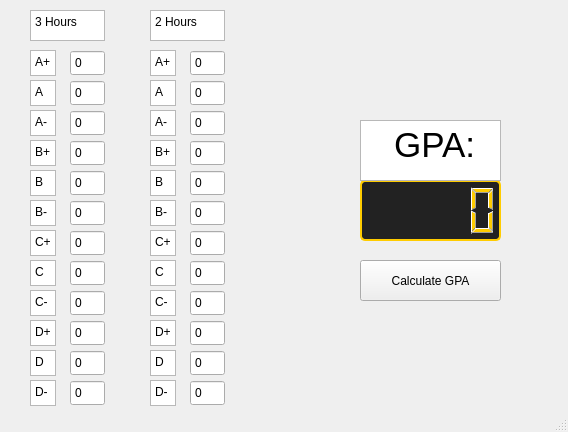
<?xml version="1.0" encoding="UTF-8"?>
<ui version="4.0">
 <class>MainWindow</class>
 <widget class="QMainWindow" name="MainWindow">
  <property name="geometry">
   <rect>
    <x>0</x>
    <y>0</y>
    <width>568</width>
    <height>432</height>
   </rect>
  </property>
  <property name="windowTitle">
   <string>MainWindow</string>
  </property>
  <widget class="QWidget" name="centralwidget">
   <widget class="QLCDNumber" name="lcdNumber">
    <property name="geometry">
     <rect>
      <x>360</x>
      <y>180</y>
      <width>141</width>
      <height>61</height>
     </rect>
    </property>
    <property name="styleSheet">
     <string notr="true">QLCDNumber {
    background-color: #222222;
    color: #ffcc00;
    border: 2px solid #ffcc00;
    border-radius: 5px;
}

QLCDNumber::segment {
    background-color: #ffcc00;
}

QLCDNumber::segment:disabled {
    background-color: #333333;
}

QLCDNumber::indicator {
    background-color: #ffcc00;
}

QLCDNumber::indicator:disabled {
    background-color: #333333;
}</string>
    </property>
   </widget>
   <widget class="QTextBrowser" name="textBrowser">
    <property name="geometry">
     <rect>
      <x>360</x>
      <y>120</y>
      <width>141</width>
      <height>61</height>
     </rect>
    </property>
    <property name="html">
     <string>&lt;!DOCTYPE HTML PUBLIC &quot;-//W3C//DTD HTML 4.0//EN&quot; &quot;http://www.w3.org/TR/REC-html40/strict.dtd&quot;&gt;
&lt;html&gt;&lt;head&gt;&lt;meta name=&quot;qrichtext&quot; content=&quot;1&quot; /&gt;&lt;meta charset=&quot;utf-8&quot; /&gt;&lt;style type=&quot;text/css&quot;&gt;
p, li { white-space: pre-wrap; }
hr { height: 1px; border-width: 0; }
li.unchecked::marker { content: &quot;\2610&quot;; }
li.checked::marker { content: &quot;\2612&quot;; }
&lt;/style&gt;&lt;/head&gt;&lt;body style=&quot; font-family:'Segoe UI'; font-size:9pt; font-weight:400; font-style:normal;&quot;&gt;
&lt;p style=&quot; margin-top:0px; margin-bottom:0px; margin-left:0px; margin-right:0px; -qt-block-indent:0; text-indent:0px;&quot;&gt;&lt;span style=&quot; font-size:26pt;&quot;&gt;   GPA:&lt;/span&gt;&lt;/p&gt;&lt;/body&gt;&lt;/html&gt;</string>
    </property>
   </widget>
   <widget class="QSpinBox" name="spinBox">
    <property name="geometry">
     <rect>
      <x>70</x>
      <y>50</y>
      <width>35</width>
      <height>26</height>
     </rect>
    </property>
    <property name="buttonSymbols">
     <enum>QAbstractSpinBox::NoButtons</enum>
    </property>
   </widget>
   <widget class="QSpinBox" name="spinBox_2">
    <property name="geometry">
     <rect>
      <x>70</x>
      <y>80</y>
      <width>35</width>
      <height>26</height>
     </rect>
    </property>
    <property name="buttonSymbols">
     <enum>QAbstractSpinBox::NoButtons</enum>
    </property>
   </widget>
   <widget class="QSpinBox" name="spinBox_3">
    <property name="geometry">
     <rect>
      <x>70</x>
      <y>110</y>
      <width>35</width>
      <height>26</height>
     </rect>
    </property>
    <property name="buttonSymbols">
     <enum>QAbstractSpinBox::NoButtons</enum>
    </property>
   </widget>
   <widget class="QSpinBox" name="spinBox_4">
    <property name="geometry">
     <rect>
      <x>70</x>
      <y>140</y>
      <width>35</width>
      <height>26</height>
     </rect>
    </property>
    <property name="buttonSymbols">
     <enum>QAbstractSpinBox::NoButtons</enum>
    </property>
   </widget>
   <widget class="QSpinBox" name="spinBox_5">
    <property name="geometry">
     <rect>
      <x>70</x>
      <y>170</y>
      <width>35</width>
      <height>26</height>
     </rect>
    </property>
    <property name="buttonSymbols">
     <enum>QAbstractSpinBox::NoButtons</enum>
    </property>
   </widget>
   <widget class="QSpinBox" name="spinBox_6">
    <property name="geometry">
     <rect>
      <x>70</x>
      <y>200</y>
      <width>35</width>
      <height>26</height>
     </rect>
    </property>
    <property name="buttonSymbols">
     <enum>QAbstractSpinBox::NoButtons</enum>
    </property>
   </widget>
   <widget class="QSpinBox" name="spinBox_7">
    <property name="geometry">
     <rect>
      <x>70</x>
      <y>230</y>
      <width>35</width>
      <height>26</height>
     </rect>
    </property>
    <property name="buttonSymbols">
     <enum>QAbstractSpinBox::NoButtons</enum>
    </property>
   </widget>
   <widget class="QSpinBox" name="spinBox_8">
    <property name="geometry">
     <rect>
      <x>70</x>
      <y>260</y>
      <width>35</width>
      <height>26</height>
     </rect>
    </property>
    <property name="buttonSymbols">
     <enum>QAbstractSpinBox::NoButtons</enum>
    </property>
   </widget>
   <widget class="QSpinBox" name="spinBox_9">
    <property name="geometry">
     <rect>
      <x>70</x>
      <y>290</y>
      <width>35</width>
      <height>26</height>
     </rect>
    </property>
    <property name="buttonSymbols">
     <enum>QAbstractSpinBox::NoButtons</enum>
    </property>
   </widget>
   <widget class="QSpinBox" name="spinBox_10">
    <property name="geometry">
     <rect>
      <x>70</x>
      <y>320</y>
      <width>35</width>
      <height>26</height>
     </rect>
    </property>
    <property name="buttonSymbols">
     <enum>QAbstractSpinBox::NoButtons</enum>
    </property>
   </widget>
   <widget class="QSpinBox" name="spinBox_11">
    <property name="geometry">
     <rect>
      <x>70</x>
      <y>350</y>
      <width>35</width>
      <height>26</height>
     </rect>
    </property>
    <property name="buttonSymbols">
     <enum>QAbstractSpinBox::NoButtons</enum>
    </property>
   </widget>
   <widget class="QSpinBox" name="spinBox_12">
    <property name="geometry">
     <rect>
      <x>70</x>
      <y>380</y>
      <width>35</width>
      <height>26</height>
     </rect>
    </property>
    <property name="buttonSymbols">
     <enum>QAbstractSpinBox::NoButtons</enum>
    </property>
   </widget>
   <widget class="QSpinBox" name="spinBox_13">
    <property name="geometry">
     <rect>
      <x>190</x>
      <y>50</y>
      <width>35</width>
      <height>26</height>
     </rect>
    </property>
    <property name="buttonSymbols">
     <enum>QAbstractSpinBox::NoButtons</enum>
    </property>
   </widget>
   <widget class="QSpinBox" name="spinBox_14">
    <property name="geometry">
     <rect>
      <x>190</x>
      <y>80</y>
      <width>35</width>
      <height>26</height>
     </rect>
    </property>
    <property name="buttonSymbols">
     <enum>QAbstractSpinBox::NoButtons</enum>
    </property>
   </widget>
   <widget class="QSpinBox" name="spinBox_15">
    <property name="geometry">
     <rect>
      <x>190</x>
      <y>110</y>
      <width>35</width>
      <height>26</height>
     </rect>
    </property>
    <property name="buttonSymbols">
     <enum>QAbstractSpinBox::NoButtons</enum>
    </property>
   </widget>
   <widget class="QSpinBox" name="spinBox_16">
    <property name="geometry">
     <rect>
      <x>190</x>
      <y>140</y>
      <width>35</width>
      <height>26</height>
     </rect>
    </property>
    <property name="buttonSymbols">
     <enum>QAbstractSpinBox::NoButtons</enum>
    </property>
   </widget>
   <widget class="QSpinBox" name="spinBox_17">
    <property name="geometry">
     <rect>
      <x>190</x>
      <y>170</y>
      <width>35</width>
      <height>26</height>
     </rect>
    </property>
    <property name="buttonSymbols">
     <enum>QAbstractSpinBox::NoButtons</enum>
    </property>
   </widget>
   <widget class="QSpinBox" name="spinBox_18">
    <property name="geometry">
     <rect>
      <x>190</x>
      <y>200</y>
      <width>35</width>
      <height>26</height>
     </rect>
    </property>
    <property name="buttonSymbols">
     <enum>QAbstractSpinBox::NoButtons</enum>
    </property>
   </widget>
   <widget class="QPushButton" name="pushButton">
    <property name="geometry">
     <rect>
      <x>360</x>
      <y>260</y>
      <width>141</width>
      <height>41</height>
     </rect>
    </property>
    <property name="styleSheet">
     <string notr="true"/>
    </property>
    <property name="text">
     <string>Calculate GPA</string>
    </property>
   </widget>
   <widget class="QSpinBox" name="spinBox_19">
    <property name="geometry">
     <rect>
      <x>190</x>
      <y>230</y>
      <width>35</width>
      <height>26</height>
     </rect>
    </property>
    <property name="buttonSymbols">
     <enum>QAbstractSpinBox::NoButtons</enum>
    </property>
   </widget>
   <widget class="QSpinBox" name="spinBox_20">
    <property name="geometry">
     <rect>
      <x>190</x>
      <y>260</y>
      <width>35</width>
      <height>26</height>
     </rect>
    </property>
    <property name="buttonSymbols">
     <enum>QAbstractSpinBox::NoButtons</enum>
    </property>
   </widget>
   <widget class="QSpinBox" name="spinBox_21">
    <property name="geometry">
     <rect>
      <x>190</x>
      <y>290</y>
      <width>35</width>
      <height>26</height>
     </rect>
    </property>
    <property name="buttonSymbols">
     <enum>QAbstractSpinBox::NoButtons</enum>
    </property>
   </widget>
   <widget class="QSpinBox" name="spinBox_22">
    <property name="geometry">
     <rect>
      <x>190</x>
      <y>320</y>
      <width>35</width>
      <height>26</height>
     </rect>
    </property>
    <property name="buttonSymbols">
     <enum>QAbstractSpinBox::NoButtons</enum>
    </property>
   </widget>
   <widget class="QSpinBox" name="spinBox_23">
    <property name="geometry">
     <rect>
      <x>190</x>
      <y>350</y>
      <width>35</width>
      <height>26</height>
     </rect>
    </property>
    <property name="buttonSymbols">
     <enum>QAbstractSpinBox::NoButtons</enum>
    </property>
   </widget>
   <widget class="QSpinBox" name="spinBox_24">
    <property name="geometry">
     <rect>
      <x>190</x>
      <y>380</y>
      <width>35</width>
      <height>26</height>
     </rect>
    </property>
    <property name="buttonSymbols">
     <enum>QAbstractSpinBox::NoButtons</enum>
    </property>
   </widget>
   <widget class="QTextBrowser" name="textBrowser_2">
    <property name="geometry">
     <rect>
      <x>30</x>
      <y>50</y>
      <width>26</width>
      <height>26</height>
     </rect>
    </property>
    <property name="html">
     <string>&lt;!DOCTYPE HTML PUBLIC &quot;-//W3C//DTD HTML 4.0//EN&quot; &quot;http://www.w3.org/TR/REC-html40/strict.dtd&quot;&gt;
&lt;html&gt;&lt;head&gt;&lt;meta name=&quot;qrichtext&quot; content=&quot;1&quot; /&gt;&lt;meta charset=&quot;utf-8&quot; /&gt;&lt;style type=&quot;text/css&quot;&gt;
p, li { white-space: pre-wrap; }
hr { height: 1px; border-width: 0; }
li.unchecked::marker { content: &quot;\2610&quot;; }
li.checked::marker { content: &quot;\2612&quot;; }
&lt;/style&gt;&lt;/head&gt;&lt;body style=&quot; font-family:'Segoe UI'; font-size:9pt; font-weight:400; font-style:normal;&quot;&gt;
&lt;p style=&quot; margin-top:0px; margin-bottom:0px; margin-left:0px; margin-right:0px; -qt-block-indent:0; text-indent:0px;&quot;&gt;A+&lt;/p&gt;&lt;/body&gt;&lt;/html&gt;</string>
    </property>
   </widget>
   <widget class="QTextBrowser" name="textBrowser_3">
    <property name="geometry">
     <rect>
      <x>30</x>
      <y>110</y>
      <width>26</width>
      <height>26</height>
     </rect>
    </property>
    <property name="html">
     <string>&lt;!DOCTYPE HTML PUBLIC &quot;-//W3C//DTD HTML 4.0//EN&quot; &quot;http://www.w3.org/TR/REC-html40/strict.dtd&quot;&gt;
&lt;html&gt;&lt;head&gt;&lt;meta name=&quot;qrichtext&quot; content=&quot;1&quot; /&gt;&lt;meta charset=&quot;utf-8&quot; /&gt;&lt;style type=&quot;text/css&quot;&gt;
p, li { white-space: pre-wrap; }
hr { height: 1px; border-width: 0; }
li.unchecked::marker { content: &quot;\2610&quot;; }
li.checked::marker { content: &quot;\2612&quot;; }
&lt;/style&gt;&lt;/head&gt;&lt;body style=&quot; font-family:'Segoe UI'; font-size:9pt; font-weight:400; font-style:normal;&quot;&gt;
&lt;p style=&quot; margin-top:0px; margin-bottom:0px; margin-left:0px; margin-right:0px; -qt-block-indent:0; text-indent:0px;&quot;&gt;A-&lt;/p&gt;&lt;/body&gt;&lt;/html&gt;</string>
    </property>
   </widget>
   <widget class="QTextBrowser" name="textBrowser_4">
    <property name="geometry">
     <rect>
      <x>30</x>
      <y>80</y>
      <width>26</width>
      <height>26</height>
     </rect>
    </property>
    <property name="html">
     <string>&lt;!DOCTYPE HTML PUBLIC &quot;-//W3C//DTD HTML 4.0//EN&quot; &quot;http://www.w3.org/TR/REC-html40/strict.dtd&quot;&gt;
&lt;html&gt;&lt;head&gt;&lt;meta name=&quot;qrichtext&quot; content=&quot;1&quot; /&gt;&lt;meta charset=&quot;utf-8&quot; /&gt;&lt;style type=&quot;text/css&quot;&gt;
p, li { white-space: pre-wrap; }
hr { height: 1px; border-width: 0; }
li.unchecked::marker { content: &quot;\2610&quot;; }
li.checked::marker { content: &quot;\2612&quot;; }
&lt;/style&gt;&lt;/head&gt;&lt;body style=&quot; font-family:'Segoe UI'; font-size:9pt; font-weight:400; font-style:normal;&quot;&gt;
&lt;p style=&quot; margin-top:0px; margin-bottom:0px; margin-left:0px; margin-right:0px; -qt-block-indent:0; text-indent:0px;&quot;&gt;A&lt;/p&gt;&lt;/body&gt;&lt;/html&gt;</string>
    </property>
   </widget>
   <widget class="QTextBrowser" name="textBrowser_5">
    <property name="geometry">
     <rect>
      <x>30</x>
      <y>200</y>
      <width>26</width>
      <height>26</height>
     </rect>
    </property>
    <property name="html">
     <string>&lt;!DOCTYPE HTML PUBLIC &quot;-//W3C//DTD HTML 4.0//EN&quot; &quot;http://www.w3.org/TR/REC-html40/strict.dtd&quot;&gt;
&lt;html&gt;&lt;head&gt;&lt;meta name=&quot;qrichtext&quot; content=&quot;1&quot; /&gt;&lt;meta charset=&quot;utf-8&quot; /&gt;&lt;style type=&quot;text/css&quot;&gt;
p, li { white-space: pre-wrap; }
hr { height: 1px; border-width: 0; }
li.unchecked::marker { content: &quot;\2610&quot;; }
li.checked::marker { content: &quot;\2612&quot;; }
&lt;/style&gt;&lt;/head&gt;&lt;body style=&quot; font-family:'Segoe UI'; font-size:9pt; font-weight:400; font-style:normal;&quot;&gt;
&lt;p style=&quot; margin-top:0px; margin-bottom:0px; margin-left:0px; margin-right:0px; -qt-block-indent:0; text-indent:0px;&quot;&gt;B-&lt;/p&gt;&lt;/body&gt;&lt;/html&gt;</string>
    </property>
   </widget>
   <widget class="QTextBrowser" name="textBrowser_6">
    <property name="geometry">
     <rect>
      <x>30</x>
      <y>140</y>
      <width>26</width>
      <height>26</height>
     </rect>
    </property>
    <property name="html">
     <string>&lt;!DOCTYPE HTML PUBLIC &quot;-//W3C//DTD HTML 4.0//EN&quot; &quot;http://www.w3.org/TR/REC-html40/strict.dtd&quot;&gt;
&lt;html&gt;&lt;head&gt;&lt;meta name=&quot;qrichtext&quot; content=&quot;1&quot; /&gt;&lt;meta charset=&quot;utf-8&quot; /&gt;&lt;style type=&quot;text/css&quot;&gt;
p, li { white-space: pre-wrap; }
hr { height: 1px; border-width: 0; }
li.unchecked::marker { content: &quot;\2610&quot;; }
li.checked::marker { content: &quot;\2612&quot;; }
&lt;/style&gt;&lt;/head&gt;&lt;body style=&quot; font-family:'Segoe UI'; font-size:9pt; font-weight:400; font-style:normal;&quot;&gt;
&lt;p style=&quot; margin-top:0px; margin-bottom:0px; margin-left:0px; margin-right:0px; -qt-block-indent:0; text-indent:0px;&quot;&gt;B+&lt;/p&gt;&lt;/body&gt;&lt;/html&gt;</string>
    </property>
   </widget>
   <widget class="QTextBrowser" name="textBrowser_7">
    <property name="geometry">
     <rect>
      <x>30</x>
      <y>170</y>
      <width>26</width>
      <height>26</height>
     </rect>
    </property>
    <property name="html">
     <string>&lt;!DOCTYPE HTML PUBLIC &quot;-//W3C//DTD HTML 4.0//EN&quot; &quot;http://www.w3.org/TR/REC-html40/strict.dtd&quot;&gt;
&lt;html&gt;&lt;head&gt;&lt;meta name=&quot;qrichtext&quot; content=&quot;1&quot; /&gt;&lt;meta charset=&quot;utf-8&quot; /&gt;&lt;style type=&quot;text/css&quot;&gt;
p, li { white-space: pre-wrap; }
hr { height: 1px; border-width: 0; }
li.unchecked::marker { content: &quot;\2610&quot;; }
li.checked::marker { content: &quot;\2612&quot;; }
&lt;/style&gt;&lt;/head&gt;&lt;body style=&quot; font-family:'Segoe UI'; font-size:9pt; font-weight:400; font-style:normal;&quot;&gt;
&lt;p style=&quot; margin-top:0px; margin-bottom:0px; margin-left:0px; margin-right:0px; -qt-block-indent:0; text-indent:0px;&quot;&gt;B&lt;/p&gt;&lt;/body&gt;&lt;/html&gt;</string>
    </property>
   </widget>
   <widget class="QTextBrowser" name="textBrowser_8">
    <property name="geometry">
     <rect>
      <x>30</x>
      <y>230</y>
      <width>26</width>
      <height>26</height>
     </rect>
    </property>
    <property name="html">
     <string>&lt;!DOCTYPE HTML PUBLIC &quot;-//W3C//DTD HTML 4.0//EN&quot; &quot;http://www.w3.org/TR/REC-html40/strict.dtd&quot;&gt;
&lt;html&gt;&lt;head&gt;&lt;meta name=&quot;qrichtext&quot; content=&quot;1&quot; /&gt;&lt;meta charset=&quot;utf-8&quot; /&gt;&lt;style type=&quot;text/css&quot;&gt;
p, li { white-space: pre-wrap; }
hr { height: 1px; border-width: 0; }
li.unchecked::marker { content: &quot;\2610&quot;; }
li.checked::marker { content: &quot;\2612&quot;; }
&lt;/style&gt;&lt;/head&gt;&lt;body style=&quot; font-family:'Segoe UI'; font-size:9pt; font-weight:400; font-style:normal;&quot;&gt;
&lt;p style=&quot; margin-top:0px; margin-bottom:0px; margin-left:0px; margin-right:0px; -qt-block-indent:0; text-indent:0px;&quot;&gt;C+&lt;/p&gt;&lt;/body&gt;&lt;/html&gt;</string>
    </property>
   </widget>
   <widget class="QTextBrowser" name="textBrowser_9">
    <property name="geometry">
     <rect>
      <x>30</x>
      <y>290</y>
      <width>26</width>
      <height>26</height>
     </rect>
    </property>
    <property name="html">
     <string>&lt;!DOCTYPE HTML PUBLIC &quot;-//W3C//DTD HTML 4.0//EN&quot; &quot;http://www.w3.org/TR/REC-html40/strict.dtd&quot;&gt;
&lt;html&gt;&lt;head&gt;&lt;meta name=&quot;qrichtext&quot; content=&quot;1&quot; /&gt;&lt;meta charset=&quot;utf-8&quot; /&gt;&lt;style type=&quot;text/css&quot;&gt;
p, li { white-space: pre-wrap; }
hr { height: 1px; border-width: 0; }
li.unchecked::marker { content: &quot;\2610&quot;; }
li.checked::marker { content: &quot;\2612&quot;; }
&lt;/style&gt;&lt;/head&gt;&lt;body style=&quot; font-family:'Segoe UI'; font-size:9pt; font-weight:400; font-style:normal;&quot;&gt;
&lt;p style=&quot; margin-top:0px; margin-bottom:0px; margin-left:0px; margin-right:0px; -qt-block-indent:0; text-indent:0px;&quot;&gt;C-&lt;/p&gt;&lt;/body&gt;&lt;/html&gt;</string>
    </property>
   </widget>
   <widget class="QTextBrowser" name="textBrowser_10">
    <property name="geometry">
     <rect>
      <x>30</x>
      <y>350</y>
      <width>26</width>
      <height>26</height>
     </rect>
    </property>
    <property name="html">
     <string>&lt;!DOCTYPE HTML PUBLIC &quot;-//W3C//DTD HTML 4.0//EN&quot; &quot;http://www.w3.org/TR/REC-html40/strict.dtd&quot;&gt;
&lt;html&gt;&lt;head&gt;&lt;meta name=&quot;qrichtext&quot; content=&quot;1&quot; /&gt;&lt;meta charset=&quot;utf-8&quot; /&gt;&lt;style type=&quot;text/css&quot;&gt;
p, li { white-space: pre-wrap; }
hr { height: 1px; border-width: 0; }
li.unchecked::marker { content: &quot;\2610&quot;; }
li.checked::marker { content: &quot;\2612&quot;; }
&lt;/style&gt;&lt;/head&gt;&lt;body style=&quot; font-family:'Segoe UI'; font-size:9pt; font-weight:400; font-style:normal;&quot;&gt;
&lt;p style=&quot; margin-top:0px; margin-bottom:0px; margin-left:0px; margin-right:0px; -qt-block-indent:0; text-indent:0px;&quot;&gt;D&lt;/p&gt;&lt;/body&gt;&lt;/html&gt;</string>
    </property>
   </widget>
   <widget class="QTextBrowser" name="textBrowser_11">
    <property name="geometry">
     <rect>
      <x>30</x>
      <y>380</y>
      <width>26</width>
      <height>26</height>
     </rect>
    </property>
    <property name="html">
     <string>&lt;!DOCTYPE HTML PUBLIC &quot;-//W3C//DTD HTML 4.0//EN&quot; &quot;http://www.w3.org/TR/REC-html40/strict.dtd&quot;&gt;
&lt;html&gt;&lt;head&gt;&lt;meta name=&quot;qrichtext&quot; content=&quot;1&quot; /&gt;&lt;meta charset=&quot;utf-8&quot; /&gt;&lt;style type=&quot;text/css&quot;&gt;
p, li { white-space: pre-wrap; }
hr { height: 1px; border-width: 0; }
li.unchecked::marker { content: &quot;\2610&quot;; }
li.checked::marker { content: &quot;\2612&quot;; }
&lt;/style&gt;&lt;/head&gt;&lt;body style=&quot; font-family:'Segoe UI'; font-size:9pt; font-weight:400; font-style:normal;&quot;&gt;
&lt;p style=&quot; margin-top:0px; margin-bottom:0px; margin-left:0px; margin-right:0px; -qt-block-indent:0; text-indent:0px;&quot;&gt;D-&lt;/p&gt;&lt;/body&gt;&lt;/html&gt;</string>
    </property>
   </widget>
   <widget class="QTextBrowser" name="textBrowser_12">
    <property name="geometry">
     <rect>
      <x>30</x>
      <y>320</y>
      <width>26</width>
      <height>26</height>
     </rect>
    </property>
    <property name="html">
     <string>&lt;!DOCTYPE HTML PUBLIC &quot;-//W3C//DTD HTML 4.0//EN&quot; &quot;http://www.w3.org/TR/REC-html40/strict.dtd&quot;&gt;
&lt;html&gt;&lt;head&gt;&lt;meta name=&quot;qrichtext&quot; content=&quot;1&quot; /&gt;&lt;meta charset=&quot;utf-8&quot; /&gt;&lt;style type=&quot;text/css&quot;&gt;
p, li { white-space: pre-wrap; }
hr { height: 1px; border-width: 0; }
li.unchecked::marker { content: &quot;\2610&quot;; }
li.checked::marker { content: &quot;\2612&quot;; }
&lt;/style&gt;&lt;/head&gt;&lt;body style=&quot; font-family:'Segoe UI'; font-size:9pt; font-weight:400; font-style:normal;&quot;&gt;
&lt;p style=&quot; margin-top:0px; margin-bottom:0px; margin-left:0px; margin-right:0px; -qt-block-indent:0; text-indent:0px;&quot;&gt;D+&lt;/p&gt;&lt;/body&gt;&lt;/html&gt;</string>
    </property>
   </widget>
   <widget class="QTextBrowser" name="textBrowser_13">
    <property name="geometry">
     <rect>
      <x>30</x>
      <y>260</y>
      <width>26</width>
      <height>26</height>
     </rect>
    </property>
    <property name="html">
     <string>&lt;!DOCTYPE HTML PUBLIC &quot;-//W3C//DTD HTML 4.0//EN&quot; &quot;http://www.w3.org/TR/REC-html40/strict.dtd&quot;&gt;
&lt;html&gt;&lt;head&gt;&lt;meta name=&quot;qrichtext&quot; content=&quot;1&quot; /&gt;&lt;meta charset=&quot;utf-8&quot; /&gt;&lt;style type=&quot;text/css&quot;&gt;
p, li { white-space: pre-wrap; }
hr { height: 1px; border-width: 0; }
li.unchecked::marker { content: &quot;\2610&quot;; }
li.checked::marker { content: &quot;\2612&quot;; }
&lt;/style&gt;&lt;/head&gt;&lt;body style=&quot; font-family:'Segoe UI'; font-size:9pt; font-weight:400; font-style:normal;&quot;&gt;
&lt;p style=&quot; margin-top:0px; margin-bottom:0px; margin-left:0px; margin-right:0px; -qt-block-indent:0; text-indent:0px;&quot;&gt;C&lt;/p&gt;&lt;/body&gt;&lt;/html&gt;</string>
    </property>
   </widget>
   <widget class="QTextBrowser" name="textBrowser_14">
    <property name="geometry">
     <rect>
      <x>150</x>
      <y>380</y>
      <width>26</width>
      <height>26</height>
     </rect>
    </property>
    <property name="html">
     <string>&lt;!DOCTYPE HTML PUBLIC &quot;-//W3C//DTD HTML 4.0//EN&quot; &quot;http://www.w3.org/TR/REC-html40/strict.dtd&quot;&gt;
&lt;html&gt;&lt;head&gt;&lt;meta name=&quot;qrichtext&quot; content=&quot;1&quot; /&gt;&lt;meta charset=&quot;utf-8&quot; /&gt;&lt;style type=&quot;text/css&quot;&gt;
p, li { white-space: pre-wrap; }
hr { height: 1px; border-width: 0; }
li.unchecked::marker { content: &quot;\2610&quot;; }
li.checked::marker { content: &quot;\2612&quot;; }
&lt;/style&gt;&lt;/head&gt;&lt;body style=&quot; font-family:'Segoe UI'; font-size:9pt; font-weight:400; font-style:normal;&quot;&gt;
&lt;p style=&quot; margin-top:0px; margin-bottom:0px; margin-left:0px; margin-right:0px; -qt-block-indent:0; text-indent:0px;&quot;&gt;D-&lt;/p&gt;&lt;/body&gt;&lt;/html&gt;</string>
    </property>
   </widget>
   <widget class="QTextBrowser" name="textBrowser_15">
    <property name="geometry">
     <rect>
      <x>150</x>
      <y>110</y>
      <width>26</width>
      <height>26</height>
     </rect>
    </property>
    <property name="html">
     <string>&lt;!DOCTYPE HTML PUBLIC &quot;-//W3C//DTD HTML 4.0//EN&quot; &quot;http://www.w3.org/TR/REC-html40/strict.dtd&quot;&gt;
&lt;html&gt;&lt;head&gt;&lt;meta name=&quot;qrichtext&quot; content=&quot;1&quot; /&gt;&lt;meta charset=&quot;utf-8&quot; /&gt;&lt;style type=&quot;text/css&quot;&gt;
p, li { white-space: pre-wrap; }
hr { height: 1px; border-width: 0; }
li.unchecked::marker { content: &quot;\2610&quot;; }
li.checked::marker { content: &quot;\2612&quot;; }
&lt;/style&gt;&lt;/head&gt;&lt;body style=&quot; font-family:'Segoe UI'; font-size:9pt; font-weight:400; font-style:normal;&quot;&gt;
&lt;p style=&quot; margin-top:0px; margin-bottom:0px; margin-left:0px; margin-right:0px; -qt-block-indent:0; text-indent:0px;&quot;&gt;A-&lt;/p&gt;&lt;/body&gt;&lt;/html&gt;</string>
    </property>
   </widget>
   <widget class="QTextBrowser" name="textBrowser_16">
    <property name="geometry">
     <rect>
      <x>150</x>
      <y>50</y>
      <width>26</width>
      <height>26</height>
     </rect>
    </property>
    <property name="html">
     <string>&lt;!DOCTYPE HTML PUBLIC &quot;-//W3C//DTD HTML 4.0//EN&quot; &quot;http://www.w3.org/TR/REC-html40/strict.dtd&quot;&gt;
&lt;html&gt;&lt;head&gt;&lt;meta name=&quot;qrichtext&quot; content=&quot;1&quot; /&gt;&lt;meta charset=&quot;utf-8&quot; /&gt;&lt;style type=&quot;text/css&quot;&gt;
p, li { white-space: pre-wrap; }
hr { height: 1px; border-width: 0; }
li.unchecked::marker { content: &quot;\2610&quot;; }
li.checked::marker { content: &quot;\2612&quot;; }
&lt;/style&gt;&lt;/head&gt;&lt;body style=&quot; font-family:'Segoe UI'; font-size:9pt; font-weight:400; font-style:normal;&quot;&gt;
&lt;p style=&quot; margin-top:0px; margin-bottom:0px; margin-left:0px; margin-right:0px; -qt-block-indent:0; text-indent:0px;&quot;&gt;A+&lt;/p&gt;&lt;/body&gt;&lt;/html&gt;</string>
    </property>
   </widget>
   <widget class="QTextBrowser" name="textBrowser_17">
    <property name="geometry">
     <rect>
      <x>150</x>
      <y>170</y>
      <width>26</width>
      <height>26</height>
     </rect>
    </property>
    <property name="html">
     <string>&lt;!DOCTYPE HTML PUBLIC &quot;-//W3C//DTD HTML 4.0//EN&quot; &quot;http://www.w3.org/TR/REC-html40/strict.dtd&quot;&gt;
&lt;html&gt;&lt;head&gt;&lt;meta name=&quot;qrichtext&quot; content=&quot;1&quot; /&gt;&lt;meta charset=&quot;utf-8&quot; /&gt;&lt;style type=&quot;text/css&quot;&gt;
p, li { white-space: pre-wrap; }
hr { height: 1px; border-width: 0; }
li.unchecked::marker { content: &quot;\2610&quot;; }
li.checked::marker { content: &quot;\2612&quot;; }
&lt;/style&gt;&lt;/head&gt;&lt;body style=&quot; font-family:'Segoe UI'; font-size:9pt; font-weight:400; font-style:normal;&quot;&gt;
&lt;p style=&quot; margin-top:0px; margin-bottom:0px; margin-left:0px; margin-right:0px; -qt-block-indent:0; text-indent:0px;&quot;&gt;B&lt;/p&gt;&lt;/body&gt;&lt;/html&gt;</string>
    </property>
   </widget>
   <widget class="QTextBrowser" name="textBrowser_18">
    <property name="geometry">
     <rect>
      <x>150</x>
      <y>290</y>
      <width>26</width>
      <height>26</height>
     </rect>
    </property>
    <property name="html">
     <string>&lt;!DOCTYPE HTML PUBLIC &quot;-//W3C//DTD HTML 4.0//EN&quot; &quot;http://www.w3.org/TR/REC-html40/strict.dtd&quot;&gt;
&lt;html&gt;&lt;head&gt;&lt;meta name=&quot;qrichtext&quot; content=&quot;1&quot; /&gt;&lt;meta charset=&quot;utf-8&quot; /&gt;&lt;style type=&quot;text/css&quot;&gt;
p, li { white-space: pre-wrap; }
hr { height: 1px; border-width: 0; }
li.unchecked::marker { content: &quot;\2610&quot;; }
li.checked::marker { content: &quot;\2612&quot;; }
&lt;/style&gt;&lt;/head&gt;&lt;body style=&quot; font-family:'Segoe UI'; font-size:9pt; font-weight:400; font-style:normal;&quot;&gt;
&lt;p style=&quot; margin-top:0px; margin-bottom:0px; margin-left:0px; margin-right:0px; -qt-block-indent:0; text-indent:0px;&quot;&gt;C-&lt;/p&gt;&lt;/body&gt;&lt;/html&gt;</string>
    </property>
   </widget>
   <widget class="QTextBrowser" name="textBrowser_19">
    <property name="geometry">
     <rect>
      <x>150</x>
      <y>260</y>
      <width>26</width>
      <height>26</height>
     </rect>
    </property>
    <property name="html">
     <string>&lt;!DOCTYPE HTML PUBLIC &quot;-//W3C//DTD HTML 4.0//EN&quot; &quot;http://www.w3.org/TR/REC-html40/strict.dtd&quot;&gt;
&lt;html&gt;&lt;head&gt;&lt;meta name=&quot;qrichtext&quot; content=&quot;1&quot; /&gt;&lt;meta charset=&quot;utf-8&quot; /&gt;&lt;style type=&quot;text/css&quot;&gt;
p, li { white-space: pre-wrap; }
hr { height: 1px; border-width: 0; }
li.unchecked::marker { content: &quot;\2610&quot;; }
li.checked::marker { content: &quot;\2612&quot;; }
&lt;/style&gt;&lt;/head&gt;&lt;body style=&quot; font-family:'Segoe UI'; font-size:9pt; font-weight:400; font-style:normal;&quot;&gt;
&lt;p style=&quot; margin-top:0px; margin-bottom:0px; margin-left:0px; margin-right:0px; -qt-block-indent:0; text-indent:0px;&quot;&gt;C&lt;/p&gt;&lt;/body&gt;&lt;/html&gt;</string>
    </property>
   </widget>
   <widget class="QTextBrowser" name="textBrowser_20">
    <property name="geometry">
     <rect>
      <x>150</x>
      <y>230</y>
      <width>26</width>
      <height>26</height>
     </rect>
    </property>
    <property name="html">
     <string>&lt;!DOCTYPE HTML PUBLIC &quot;-//W3C//DTD HTML 4.0//EN&quot; &quot;http://www.w3.org/TR/REC-html40/strict.dtd&quot;&gt;
&lt;html&gt;&lt;head&gt;&lt;meta name=&quot;qrichtext&quot; content=&quot;1&quot; /&gt;&lt;meta charset=&quot;utf-8&quot; /&gt;&lt;style type=&quot;text/css&quot;&gt;
p, li { white-space: pre-wrap; }
hr { height: 1px; border-width: 0; }
li.unchecked::marker { content: &quot;\2610&quot;; }
li.checked::marker { content: &quot;\2612&quot;; }
&lt;/style&gt;&lt;/head&gt;&lt;body style=&quot; font-family:'Segoe UI'; font-size:9pt; font-weight:400; font-style:normal;&quot;&gt;
&lt;p style=&quot; margin-top:0px; margin-bottom:0px; margin-left:0px; margin-right:0px; -qt-block-indent:0; text-indent:0px;&quot;&gt;C+&lt;/p&gt;&lt;/body&gt;&lt;/html&gt;</string>
    </property>
   </widget>
   <widget class="QTextBrowser" name="textBrowser_21">
    <property name="geometry">
     <rect>
      <x>150</x>
      <y>320</y>
      <width>26</width>
      <height>26</height>
     </rect>
    </property>
    <property name="html">
     <string>&lt;!DOCTYPE HTML PUBLIC &quot;-//W3C//DTD HTML 4.0//EN&quot; &quot;http://www.w3.org/TR/REC-html40/strict.dtd&quot;&gt;
&lt;html&gt;&lt;head&gt;&lt;meta name=&quot;qrichtext&quot; content=&quot;1&quot; /&gt;&lt;meta charset=&quot;utf-8&quot; /&gt;&lt;style type=&quot;text/css&quot;&gt;
p, li { white-space: pre-wrap; }
hr { height: 1px; border-width: 0; }
li.unchecked::marker { content: &quot;\2610&quot;; }
li.checked::marker { content: &quot;\2612&quot;; }
&lt;/style&gt;&lt;/head&gt;&lt;body style=&quot; font-family:'Segoe UI'; font-size:9pt; font-weight:400; font-style:normal;&quot;&gt;
&lt;p style=&quot; margin-top:0px; margin-bottom:0px; margin-left:0px; margin-right:0px; -qt-block-indent:0; text-indent:0px;&quot;&gt;D+&lt;/p&gt;&lt;/body&gt;&lt;/html&gt;</string>
    </property>
   </widget>
   <widget class="QTextBrowser" name="textBrowser_22">
    <property name="geometry">
     <rect>
      <x>150</x>
      <y>200</y>
      <width>26</width>
      <height>26</height>
     </rect>
    </property>
    <property name="html">
     <string>&lt;!DOCTYPE HTML PUBLIC &quot;-//W3C//DTD HTML 4.0//EN&quot; &quot;http://www.w3.org/TR/REC-html40/strict.dtd&quot;&gt;
&lt;html&gt;&lt;head&gt;&lt;meta name=&quot;qrichtext&quot; content=&quot;1&quot; /&gt;&lt;meta charset=&quot;utf-8&quot; /&gt;&lt;style type=&quot;text/css&quot;&gt;
p, li { white-space: pre-wrap; }
hr { height: 1px; border-width: 0; }
li.unchecked::marker { content: &quot;\2610&quot;; }
li.checked::marker { content: &quot;\2612&quot;; }
&lt;/style&gt;&lt;/head&gt;&lt;body style=&quot; font-family:'Segoe UI'; font-size:9pt; font-weight:400; font-style:normal;&quot;&gt;
&lt;p style=&quot; margin-top:0px; margin-bottom:0px; margin-left:0px; margin-right:0px; -qt-block-indent:0; text-indent:0px;&quot;&gt;B-&lt;/p&gt;&lt;/body&gt;&lt;/html&gt;</string>
    </property>
   </widget>
   <widget class="QTextBrowser" name="textBrowser_23">
    <property name="geometry">
     <rect>
      <x>150</x>
      <y>140</y>
      <width>26</width>
      <height>26</height>
     </rect>
    </property>
    <property name="html">
     <string>&lt;!DOCTYPE HTML PUBLIC &quot;-//W3C//DTD HTML 4.0//EN&quot; &quot;http://www.w3.org/TR/REC-html40/strict.dtd&quot;&gt;
&lt;html&gt;&lt;head&gt;&lt;meta name=&quot;qrichtext&quot; content=&quot;1&quot; /&gt;&lt;meta charset=&quot;utf-8&quot; /&gt;&lt;style type=&quot;text/css&quot;&gt;
p, li { white-space: pre-wrap; }
hr { height: 1px; border-width: 0; }
li.unchecked::marker { content: &quot;\2610&quot;; }
li.checked::marker { content: &quot;\2612&quot;; }
&lt;/style&gt;&lt;/head&gt;&lt;body style=&quot; font-family:'Segoe UI'; font-size:9pt; font-weight:400; font-style:normal;&quot;&gt;
&lt;p style=&quot; margin-top:0px; margin-bottom:0px; margin-left:0px; margin-right:0px; -qt-block-indent:0; text-indent:0px;&quot;&gt;B+&lt;/p&gt;&lt;/body&gt;&lt;/html&gt;</string>
    </property>
   </widget>
   <widget class="QTextBrowser" name="textBrowser_24">
    <property name="geometry">
     <rect>
      <x>150</x>
      <y>350</y>
      <width>26</width>
      <height>26</height>
     </rect>
    </property>
    <property name="html">
     <string>&lt;!DOCTYPE HTML PUBLIC &quot;-//W3C//DTD HTML 4.0//EN&quot; &quot;http://www.w3.org/TR/REC-html40/strict.dtd&quot;&gt;
&lt;html&gt;&lt;head&gt;&lt;meta name=&quot;qrichtext&quot; content=&quot;1&quot; /&gt;&lt;meta charset=&quot;utf-8&quot; /&gt;&lt;style type=&quot;text/css&quot;&gt;
p, li { white-space: pre-wrap; }
hr { height: 1px; border-width: 0; }
li.unchecked::marker { content: &quot;\2610&quot;; }
li.checked::marker { content: &quot;\2612&quot;; }
&lt;/style&gt;&lt;/head&gt;&lt;body style=&quot; font-family:'Segoe UI'; font-size:9pt; font-weight:400; font-style:normal;&quot;&gt;
&lt;p style=&quot; margin-top:0px; margin-bottom:0px; margin-left:0px; margin-right:0px; -qt-block-indent:0; text-indent:0px;&quot;&gt;D&lt;/p&gt;&lt;/body&gt;&lt;/html&gt;</string>
    </property>
   </widget>
   <widget class="QTextBrowser" name="textBrowser_25">
    <property name="geometry">
     <rect>
      <x>150</x>
      <y>80</y>
      <width>26</width>
      <height>26</height>
     </rect>
    </property>
    <property name="html">
     <string>&lt;!DOCTYPE HTML PUBLIC &quot;-//W3C//DTD HTML 4.0//EN&quot; &quot;http://www.w3.org/TR/REC-html40/strict.dtd&quot;&gt;
&lt;html&gt;&lt;head&gt;&lt;meta name=&quot;qrichtext&quot; content=&quot;1&quot; /&gt;&lt;meta charset=&quot;utf-8&quot; /&gt;&lt;style type=&quot;text/css&quot;&gt;
p, li { white-space: pre-wrap; }
hr { height: 1px; border-width: 0; }
li.unchecked::marker { content: &quot;\2610&quot;; }
li.checked::marker { content: &quot;\2612&quot;; }
&lt;/style&gt;&lt;/head&gt;&lt;body style=&quot; font-family:'Segoe UI'; font-size:9pt; font-weight:400; font-style:normal;&quot;&gt;
&lt;p style=&quot; margin-top:0px; margin-bottom:0px; margin-left:0px; margin-right:0px; -qt-block-indent:0; text-indent:0px;&quot;&gt;A&lt;/p&gt;&lt;/body&gt;&lt;/html&gt;</string>
    </property>
   </widget>
   <widget class="QTextBrowser" name="textBrowser_26">
    <property name="geometry">
     <rect>
      <x>150</x>
      <y>10</y>
      <width>75</width>
      <height>31</height>
     </rect>
    </property>
    <property name="font">
     <font>
      <italic>false</italic>
      <bold>true</bold>
     </font>
    </property>
    <property name="html">
     <string>&lt;!DOCTYPE HTML PUBLIC &quot;-//W3C//DTD HTML 4.0//EN&quot; &quot;http://www.w3.org/TR/REC-html40/strict.dtd&quot;&gt;
&lt;html&gt;&lt;head&gt;&lt;meta name=&quot;qrichtext&quot; content=&quot;1&quot; /&gt;&lt;meta charset=&quot;utf-8&quot; /&gt;&lt;style type=&quot;text/css&quot;&gt;
p, li { white-space: pre-wrap; }
hr { height: 1px; border-width: 0; }
li.unchecked::marker { content: &quot;\2610&quot;; }
li.checked::marker { content: &quot;\2612&quot;; }
&lt;/style&gt;&lt;/head&gt;&lt;body style=&quot; font-family:'Segoe UI'; font-size:9pt; font-weight:700; font-style:normal;&quot;&gt;
&lt;p style=&quot; margin-top:0px; margin-bottom:0px; margin-left:0px; margin-right:0px; -qt-block-indent:0; text-indent:0px;&quot;&gt;&lt;span style=&quot; font-weight:400;&quot;&gt;2 Hours&lt;/span&gt;&lt;/p&gt;&lt;/body&gt;&lt;/html&gt;</string>
    </property>
   </widget>
   <widget class="QTextBrowser" name="textBrowser_27">
    <property name="geometry">
     <rect>
      <x>30</x>
      <y>10</y>
      <width>75</width>
      <height>31</height>
     </rect>
    </property>
    <property name="font">
     <font>
      <bold>true</bold>
     </font>
    </property>
    <property name="html">
     <string>&lt;!DOCTYPE HTML PUBLIC &quot;-//W3C//DTD HTML 4.0//EN&quot; &quot;http://www.w3.org/TR/REC-html40/strict.dtd&quot;&gt;
&lt;html&gt;&lt;head&gt;&lt;meta name=&quot;qrichtext&quot; content=&quot;1&quot; /&gt;&lt;meta charset=&quot;utf-8&quot; /&gt;&lt;style type=&quot;text/css&quot;&gt;
p, li { white-space: pre-wrap; }
hr { height: 1px; border-width: 0; }
li.unchecked::marker { content: &quot;\2610&quot;; }
li.checked::marker { content: &quot;\2612&quot;; }
&lt;/style&gt;&lt;/head&gt;&lt;body style=&quot; font-family:'Segoe UI'; font-size:9pt; font-weight:700; font-style:normal;&quot;&gt;
&lt;p style=&quot; margin-top:0px; margin-bottom:0px; margin-left:0px; margin-right:0px; -qt-block-indent:0; text-indent:0px;&quot;&gt;&lt;span style=&quot; font-weight:400;&quot;&gt;3 Hours&lt;/span&gt;&lt;/p&gt;&lt;/body&gt;&lt;/html&gt;</string>
    </property>
   </widget>
  </widget>
  <widget class="QStatusBar" name="statusbar"/>
 </widget>
 <resources/>
 <connections/>
</ui>
